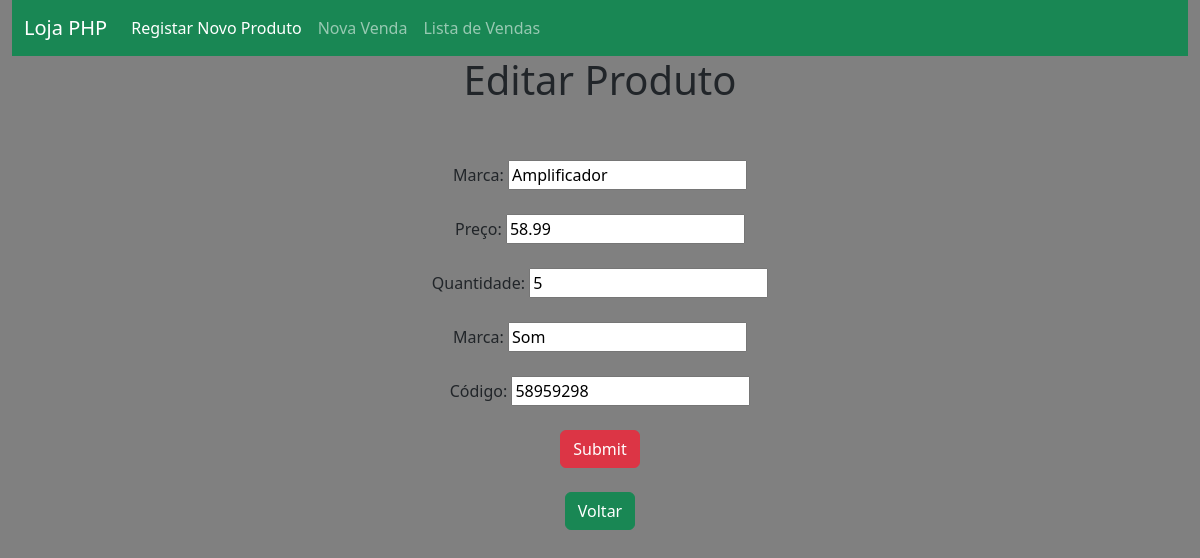
The page /exec_01/meio_editar.php?id=34 on the database its author committed.
### tables this page shows
CREATE TABLE `produtos` (
  `id` int(11) NOT NULL,
  `nome` varchar(100) NOT NULL,
  `preco` double NOT NULL,
  `quantidade` int(11) NOT NULL,
  `marca` varchar(100) DEFAULT NULL,
  `codigo` int(11) DEFAULT NULL
);

### exec_01/data_base.php (called while the page is built, shortened)
<?php
$data_base = [
  "host" => "localhost",
  "dbname" => "codemaster_bd",
  "user" => "root",
  "password" => ""
];
$conection = new PDO("mysql:host=$data_base[host];dbname=$data_base[dbname];charset=utf8mb4;", $data_base["user"], $data_base["password"]);
function selectSQLUnique($sql) {
  global $conection;
  $query = $conection->query($sql);
  return $query->fetch(PDO::FETCH_ASSOC);
}
?>

### exec_01/meio_editar.php (the view, shortened to what this page needs)
<?php
require_once("data_base.php");
if(isset($_GET["id"])) {
  $id = intval($_GET["id"]);
  $produto_esp = selectSQLUnique("SELECT * FROM produtos WHERE id=$id");
}
else {
  header("Location: index.php");
  exit();
}
?>
<!DOCTYPE html>
<html lang="pt">
<head>
  <link href="https://cdn.jsdelivr.net/npm/bootstrap@5.3.3/dist/css/bootstrap.min.css" rel="stylesheet">
  <link rel="stylesheet" href="public/css/style.css">
</head>
<body>
  <div class="container-fluid">
    <div class="row">
      <div class="col-12">
        <nav class="navbar navbar-expand-lg navbar-dark bg-success">
          <div class="container-fluid">
            <a class="navbar-brand" href="#">Loja PHP</a>
            <div class="collapse navbar-collapse" id="navbarSupportedContent">
              <ul class="navbar-nav me-auto mb-2 mb-lg-0">
                <li class="nav-item">
                  <a class="nav-link active" aria-current="page" href="novo_produto.php">Registar Novo Produto</a>
                </li>
                <li class="nav-item">
                  <a class="nav-link" href="nova_venda.php">Nova Venda</a>
                </li>
                <li class="nav-item">
                  <a class="nav-link" href="produtos.php">Lista de Vendas</a>
                </li>
              </ul>
            </div>
          </div>
        </nav>
      </div>
    </div>
    <div class="row">
      <div class="col-12">
        <h1>Editar Produto</h1>
        <br><br>
      </div>
    </div>
    <div class="row">
      <div class="col-12">
        <form action="saida_editar.php">
          <label for="nome">Marca: </label>
          <input type="text" name="nome" value="<?= $produto_esp["nome"] ?>">
          <br><br>
          <label for="preco">Preço: </label>
          <input type="number" name="preco" min="0" step="0.01" value="<?= number_format($produto_esp["preco"], 2) ?>">
          <br><br>
          <label for="quantidade">Quantidade: </label>
          <input type="number" name="quantidade" min="0" value="<?= $produto_esp["quantidade"] ?>">
          <br><br>
          <label for="marca">Marca: </label>
          <input type="text" name="marca" value="<?= $produto_esp["marca"] ?>">
          <br><br>
          <label for="codigo">Código: </label>
          <input type="number" name="codigo" value="<?= $produto_esp["codigo"] ?>">
          <br><br>
          <input class="btn btn-danger" type="submit">
          <br><br>
        </form>
        <a href="index.php">
          <button class="btn btn-success">Voltar</button>
        </a>
      </div>
    </div>
  </div>
</body>
</html>

### exec_01/public/css/style.css (style rules this page uses)
body { text-align: center; background-color: gray; }

### rows shown on the page
produtos: nome "Amplificador", preco "58.99", quantidade "5", marca "Som", codigo "58959298"
